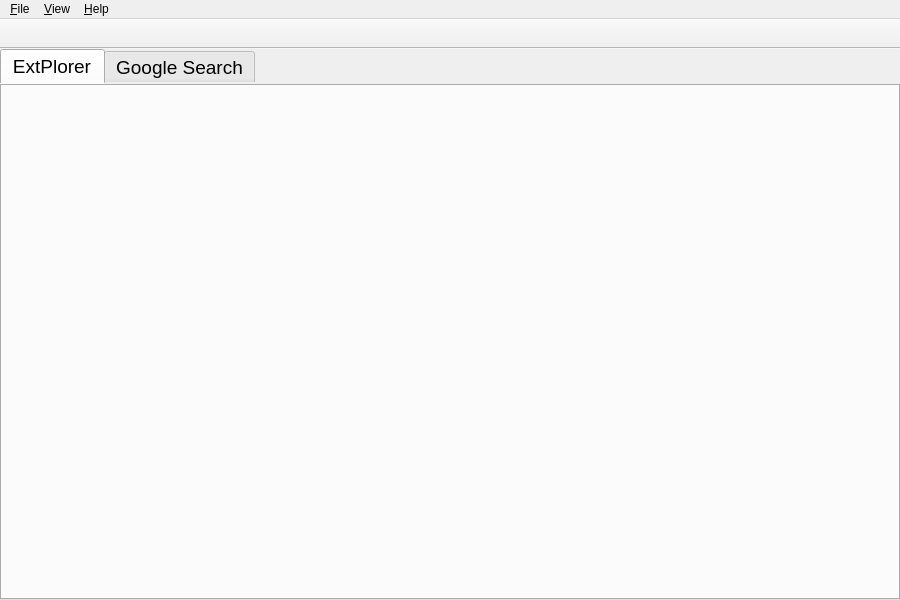
<?xml version="1.0" encoding="UTF-8"?>
<ui version="4.0">
 <class>MainWindow</class>
 <widget class="QMainWindow" name="MainWindow">
  <property name="geometry">
   <rect>
    <x>0</x>
    <y>0</y>
    <width>900</width>
    <height>600</height>
   </rect>
  </property>
  <property name="sizePolicy">
   <sizepolicy hsizetype="Expanding" vsizetype="Expanding">
    <horstretch>0</horstretch>
    <verstretch>0</verstretch>
   </sizepolicy>
  </property>
  <property name="windowTitle">
   <string>Best Shop Extplorer</string>
  </property>
  <property name="styleSheet">
   <string notr="true">QMainWindow {
    padding: 0px;
    margin: 0px;
}</string>
  </property>
  <property name="tabShape">
   <enum>QTabWidget::Triangular</enum>
  </property>
  <widget class="QWidget" name="centralwidget">
   <property name="styleSheet">
    <string notr="true">QWidget {
    padding: 0px;
    margin: 0px;
}</string>
   </property>
   <layout class="QVBoxLayout" name="verticalLayout">
    <property name="leftMargin">
     <number>0</number>
    </property>
    <property name="topMargin">
     <number>0</number>
    </property>
    <property name="rightMargin">
     <number>0</number>
    </property>
    <property name="bottomMargin">
     <number>0</number>
    </property>
    <item>
     <widget class="QTabWidget" name="tabWidget">
      <property name="font">
       <font>
        <pointsize>14</pointsize>
       </font>
      </property>
      <property name="styleSheet">
       <string notr="true">QTabWidget::pane {
    padding: 0px;
    margin: 0px;
}
</string>
      </property>
      <property name="currentIndex">
       <number>0</number>
      </property>
      <widget class="QWidget" name="extplorer_tab">
       <attribute name="title">
        <string>ExtPlorer</string>
       </attribute>
       <layout class="QVBoxLayout" name="verticalLayout_2">
        <property name="leftMargin">
         <number>0</number>
        </property>
        <property name="topMargin">
         <number>0</number>
        </property>
        <property name="rightMargin">
         <number>0</number>
        </property>
        <property name="bottomMargin">
         <number>0</number>
        </property>
       </layout>
      </widget>
      <widget class="QWidget" name="google_search_tab">
       <attribute name="title">
        <string>Google Search</string>
       </attribute>
       <layout class="QVBoxLayout" name="verticalLayout_3">
        <property name="leftMargin">
         <number>0</number>
        </property>
        <property name="topMargin">
         <number>0</number>
        </property>
        <property name="rightMargin">
         <number>0</number>
        </property>
        <property name="bottomMargin">
         <number>0</number>
        </property>
       </layout>
      </widget>
     </widget>
    </item>
   </layout>
  </widget>
  <widget class="QMenuBar" name="menubar">
   <property name="geometry">
    <rect>
     <x>0</x>
     <y>0</y>
     <width>900</width>
     <height>21</height>
    </rect>
   </property>
   <widget class="QMenu" name="menuFile">
    <property name="title">
     <string>&amp;File</string>
    </property>
    <addaction name="separator"/>
    <addaction name="action_Print"/>
    <addaction name="separator"/>
    <addaction name="actionExit"/>
   </widget>
   <widget class="QMenu" name="menuAbout">
    <property name="title">
     <string>&amp;Help</string>
    </property>
    <addaction name="actionAbout"/>
   </widget>
   <widget class="QMenu" name="menu_View">
    <property name="title">
     <string>&amp;View</string>
    </property>
    <addaction name="actionOn_Top"/>
    <addaction name="action_Back"/>
    <addaction name="action_Forward"/>
   </widget>
   <addaction name="menuFile"/>
   <addaction name="menu_View"/>
   <addaction name="menuAbout"/>
  </widget>
  <widget class="QToolBar" name="toolBar">
   <property name="minimumSize">
    <size>
     <width>0</width>
     <height>30</height>
    </size>
   </property>
   <property name="windowTitle">
    <string>toolBar</string>
   </property>
   <property name="movable">
    <bool>false</bool>
   </property>
   <attribute name="toolBarArea">
    <enum>TopToolBarArea</enum>
   </attribute>
   <attribute name="toolBarBreak">
    <bool>false</bool>
   </attribute>
  </widget>
  <action name="actionAbout">
   <property name="text">
    <string>&amp;About</string>
   </property>
  </action>
  <action name="actionExit">
   <property name="text">
    <string>E&amp;xit</string>
   </property>
  </action>
  <action name="action_Main_Website">
   <property name="text">
    <string>&amp;Extplorer</string>
   </property>
  </action>
  <action name="action_Google_Search">
   <property name="text">
    <string>&amp;Google Search</string>
   </property>
  </action>
  <action name="action_Print">
   <property name="text">
    <string>&amp;Print        Ctrl+P</string>
   </property>
  </action>
  <action name="actionOn_Top">
   <property name="text">
    <string>On &amp;Top      Ctrl+T</string>
   </property>
  </action>
  <action name="action_Back">
   <property name="text">
    <string>&amp;Back          Ctrl+←</string>
   </property>
  </action>
  <action name="action_Forward">
   <property name="text">
    <string>&amp;Forward    Ctrl+→</string>
   </property>
  </action>
 </widget>
 <resources/>
 <connections/>
</ui>
